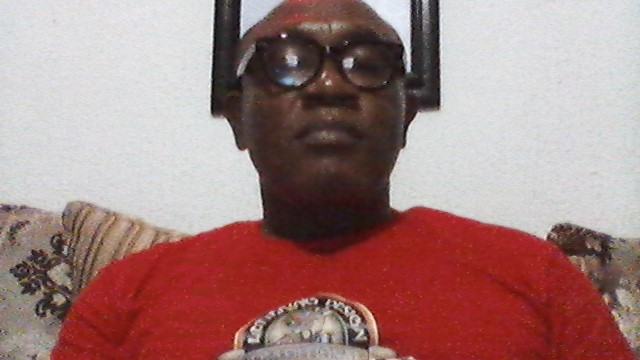
#> input picture Downloads/Images_into_Sketch/images/WIN_20210109_23_27_16_Pro.jpg, 640 x 360 px, found by its file name
$ python main.py
#> lines starting #> are read from the running program, lines starting #| are printed output that depends on the picture
import cv2

# links must end with '.jpg or .jpeg or png


image = cv2.imread(
    r"C:\Users\IVORY CATCH VENTURES\Downloads\Images_into_Sketch\images\WIN_20210109_23_27_16_Pro.jpg")
#> image is the input picture: shape (360, 640, 3); mean B, G, R 126.1, 128.1, 162.7
grey_img = cv2.cvtColor(image, cv2.COLOR_BGR2GRAY)
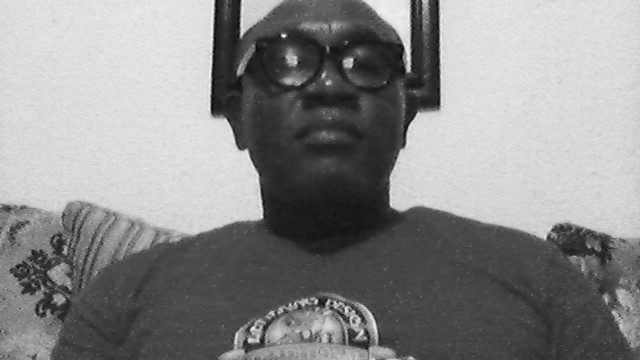
#> grey_img: shape (360, 640); min 2, max 254, mean 138.2

invert = cv2.bitwise_not(grey_img)
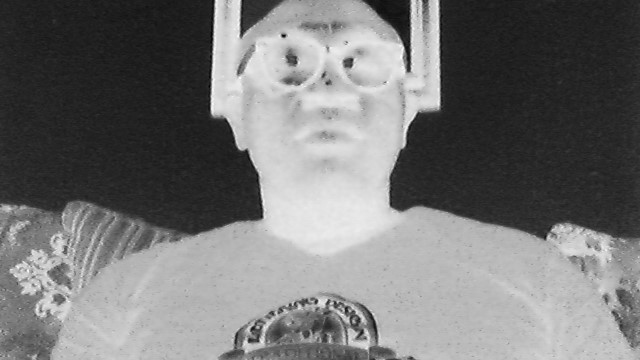
#> invert: shape (360, 640); min 1, max 253, mean 116.8
blur = cv2.GaussianBlur(invert, (21, 21), 0)
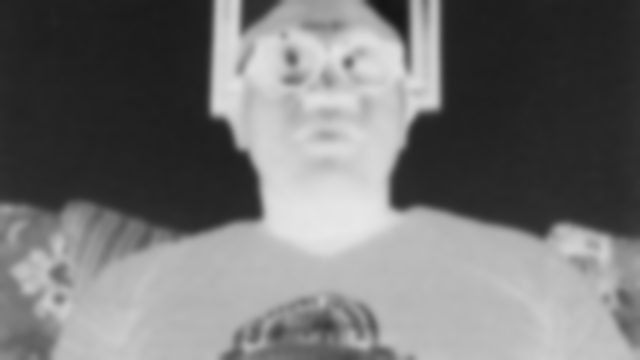
#> blur: shape (360, 640); min 21, max 232, mean 116.8
invertedblur = cv2.bitwise_not(blur)
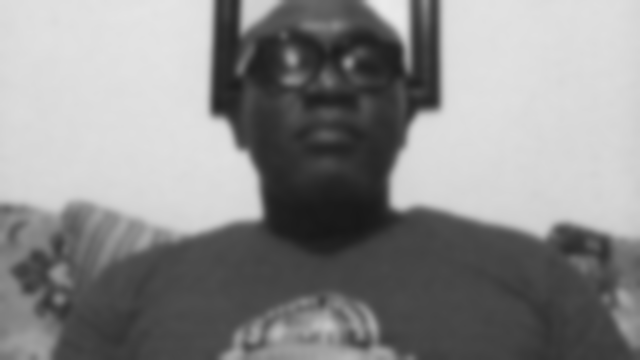
#> invertedblur: shape (360, 640); min 23, max 234, mean 138.2
sketch = cv2.divide(grey_img, invertedblur, scale=280)
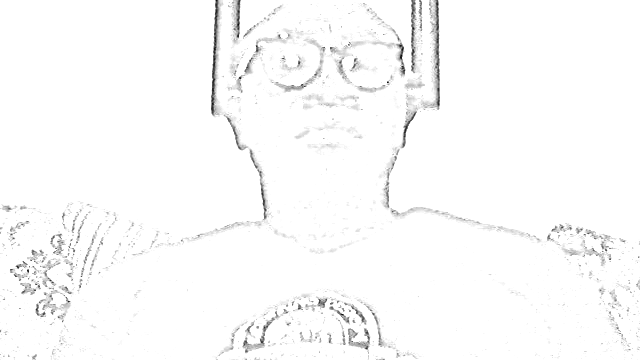
#> sketch: shape (360, 640); min 6, max 255, mean 250.8

cv2.imwrite("sketch.png", sketch)
